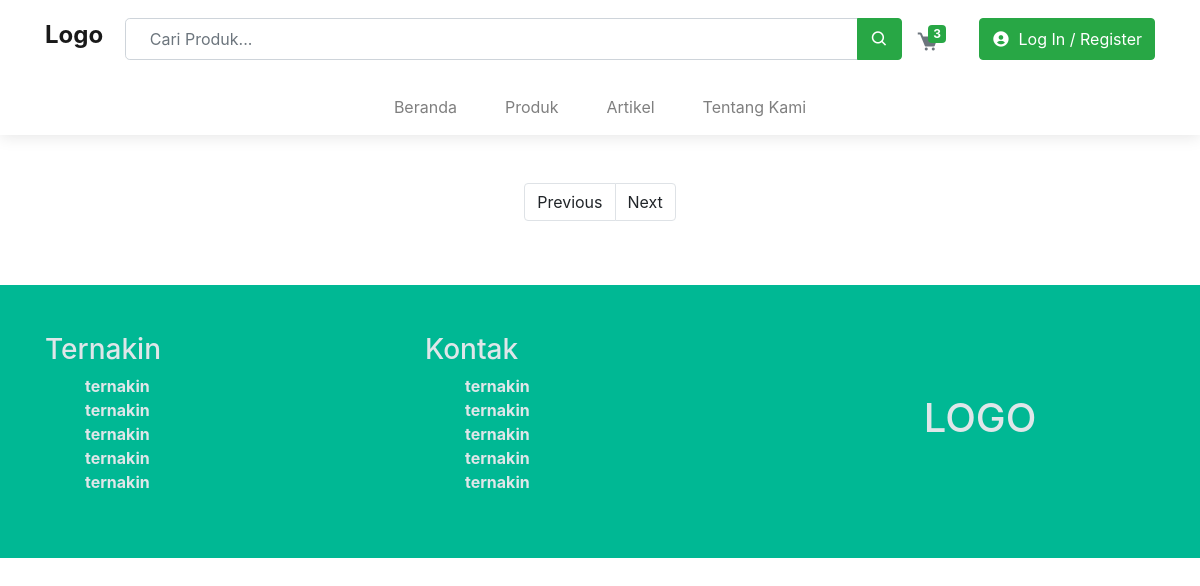
/pages/artikel/index.php, run on an earlier commit of the app's database.
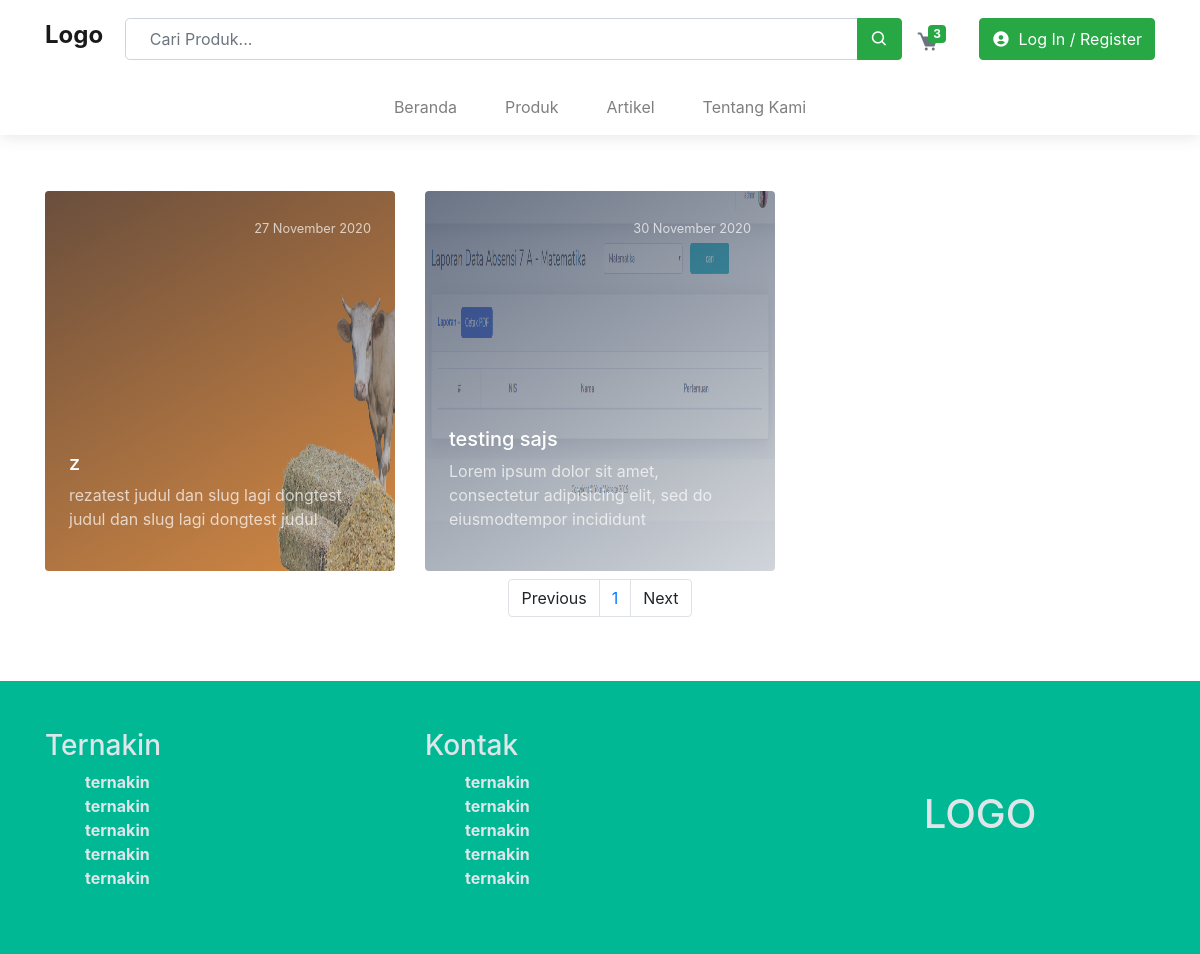
And on a later commit of the database.
### tables this page shows
CREATE TABLE `tb_artikel` (
  `id_artikel` int(11) NOT NULL,
  `judul` varchar(50) NOT NULL,
  `isi` text NOT NULL,
  `foto` text NOT NULL,
  `slug` text NOT NULL,
  `id_users` int(3) NOT NULL,
  `id_kategori` varchar(10) NOT NULL,
  `created_at` timestamp NOT NULL DEFAULT current_timestamp() ON UPDATE current_timestamp()
);

### pages/artikel/index.php (the view, shortened to what this page needs)
<?php
  include"../../config/database.php";
  include"../../templates/header.php";
  $halaman = isset($_GET['halaman'])?(int)$_GET['halaman'] : 1;
  $halaman_awal = ($halaman>1) ? ($halaman * 6) - 6 : 0;
  $previous = $halaman - 1;
  $next = $halaman + 1;
  $sqlArtikel = mysqli_query($con,"SELECT * FROM tb_artikel LIMIT $halaman_awal, 6");
  $jmlArtikel = mysqli_query($con,"SELECT * FROM tb_artikel");
  $jml = mysqli_num_rows($jmlArtikel);
  $total_halaman = ceil($jml/6);
?>
  </head>
  <body>
    <?php
      include"../../partials/navbar.php";
    ?>
    <div class="container my-5">
      <div class="row">
        <?php
          while ($dataArtikel = mysqli_fetch_array($sqlArtikel)) {
            ?>
              <div class="col-12 col-lg-4 overflow-hidden my-2">
                <a href="<?=$_ENV['base_url']?>a/<?=$dataArtikel['slug']?>">
                  <div class="overflow-hidden rounded height-380 gradient-overlay-half-dark position-relative transition-3d-hover mx-auto" style="width: 350px;">
                      <img src="<?=$_ENV['base_url']?>assets/image/artikel/<?=$dataArtikel['foto']?>" class="w-100 h-100 object-fit-cover">
                      <div class="position-absolute p-4 h-100 w-100 card-content">
                          <div class="position-relative h-100 w-100">
                            <header class="mb-3 text-right">
                                <small class="text-white-70"><?= strftime('%d %B %Y', strtotime($dataArtikel['created_at'])) ?></small>
                            </header>
                              <div class="position-absolute" style="bottom:0">
                                  <h2 class="h5 text-white"><?=$dataArtikel['judul']?></h2>
                                  <p class="text-white-70"><?= implode(' ', array_slice(explode(' ', strip_tags(preg_replace("/&#?[a-z0-9]+;/i", "", $dataArtikel['isi']))), 0, 12)) ?></p>
                              </div>
                          </div>
                      </div>
                  </div>
                </a>
              </div>
            <?php
          }
         ?>
         <div class="col-12">
            <nav>
              <ul class="pagination justify-content-center">
                <li class="page-item">
                  <a class="page-link" <?php if($halaman > 1){ echo "href='?halaman=$previous'"; } ?>>Previous</a>
                </li>
                <?php
                for($x=1;$x<=$total_halaman;$x++){
                  ?>
                  <li class="page-item"><a class="page-link" href="?halaman=<?php echo $x ?>"><?php echo $x; ?></a></li>
                  <?php
                }
                ?>
                <li class="page-item">
                  <a  class="page-link" <?php if($halaman < $total_halaman) { echo "href='?halaman=$next'"; } ?>>Next</a>
                </li>
              </ul>
            </nav>
         </div>
      </div>
    </div>
    <?php include"../../partials/footer.php"; ?>
  </body>
    <?php include"../../templates/footer.php"; ?>
</html>

### templates/header.php (shortened to what this page needs)
<!doctype html>
<html lang="en">
  <head>
    <link rel="stylesheet" href="https://stackpath.bootstrapcdn.com/bootstrap/4.1.3/css/bootstrap.min.css">
    <link rel="stylesheet" href="https://cdn.jsdelivr.net/npm/boxicons@2.0.2/css/boxicons.min.css">
    <link href="<?=$_ENV['base_url']?>cms-dashboard/assets/vendor/fontawesome-free/css/all.min.css" rel="stylesheet" type="text/css">
    <link href="<?=$_ENV['base_url']?>assets/css/navbar.css" rel="stylesheet" type="text/css">
    <link href="<?=$_ENV['base_url']?>assets/css/style.css" rel="stylesheet" type="text/css">

### partials/navbar.php (shortened to what this page needs)
<?php
  $segments = explode('/', trim(parse_url($_SERVER['REQUEST_URI'],PHP_URL_PATH),'/'));
  $numSegments = count($segments);
  $current = $segments[$numSegments-1];
  $current2 = $segments[$numSegments-2];
 ?>
<nav class="navbar navbar-expand-md navbar-light bg-light main-menu" style="box-shadow:none">
  <div class="container">
    <a class="navbar-brand" href="#">
      <h4 class="font-weight-bold">Logo</h4>
    </a>
    <div class="collapse navbar-collapse">
      <form class="form-inline my-2 my-lg-0 mx-auto w-75">
        <div class="input-group w-100">
          <input class="form-control" type="search" placeholder="Cari Produk..." aria-label="Search">
          <div class="input-group-append">
            <button class="btn btn-success"><i class="bx bx-search"></i></button>
          </div>
        </div>
      </form>
      <ul class="navbar-nav ml-auto">
        <li class="nav-item">
          <a class="btn text-secondary position-relative cart-relative" href="#"><i class="bx bxs-cart icon-single"></i> <span class="badge badge-success position-absolute" id="count-cart">3</span></a>
        </li>
        <li class="nav-item ml-md-3">
          <a class="btn btn-success" href="<?=$_ENV['base_url']?>login"><i class="bx bxs-user-circle mr-1"></i> Log In / Register</a>
        </li>
      </ul>
    </div>
  </div>
</nav>
<nav class="navbar navbar-expand-md navbar-light bg-light sub-menu">
  <div class="container">
    <div class="collapse navbar-collapse" id="navbar">
      <ul class="navbar-nav mx-auto">
        <li class="nav-item <?=($current=="ternakin")?'active':'';?>">
          <a class="nav-link" href="<?=$_ENV['base_url']?>">Beranda</a>
        </li>
        <li class="nav-item">
          <a class="nav-link" href="#">Produk</a>
        </li>
        <li class="nav-item <?=($current=="artikel" || $current2=="a")?'active':'';?>">
          <a class="nav-link" href="<?=$_ENV['base_url']?>artikel">Artikel</a>
        </li>
        <li class="nav-item">
          <a class="nav-link" href="#">Tentang Kami</a>
        </li>
      </ul>
    </div>
  </div>
</nav>

### partials/footer.php
<footer class="py-5" style="background: rgba(0, 184, 148,1.0);">
  <div class="container">
    <div class="row d-flex align-items-center">
      <div class="col-lg-4" style="color: #dfe6e9">
        <h3>Ternakin</h3>
        <ul class="font-weight-bold">
          <li>ternakin</li>
          <li>ternakin</li>
          <li>ternakin</li>
          <li>ternakin</li>
          <li>ternakin</li>
        </ul>
      </div>
      <div class="col-lg-4" style="color: #dfe6e9">
        <h3>Kontak</h3>
        <ul class="font-weight-bold">
          <li>ternakin</li>
          <li>ternakin</li>
          <li>ternakin</li>
          <li>ternakin</li>
          <li>ternakin</li>
        </ul>
      </div>
      <div class="col-lg-4">
        <h1 class="text-center" style="color: #dfe6e9">LOGO</h1>
      </div>
    </div>
  </div>
</footer>

### assets/css/navbar.css (style rules this page uses)
#count-cart { right:6px; top: 3px; }
.cart-relative { top: 3px; right:10px; }
.btn .bx { vertical-align: inherit; margin-top: -3px; font-size: 1.15rem; }
.form-control { height: calc(2.5rem + 2px); padding: 0.5rem 1.5rem; font-size: 1rem; line-height: 1.5; border-radius: 0.3rem; }
.btn { font-size: 1rem; padding: 0.5rem 0.75rem; font-size: 1rem; line-height: 1.5; border-radius: 0.25rem; }
.bx.icon-single { font-size: 1.5rem; }
.form-inline .form-control { border-top-right-radius: 0; border-bottom-right-radius: 0; }
.form-inline .btn { border-top-left-radius: 0; border-bottom-left-radius: 0; }
@media (min-width: 768px) { .form-inline .form-control { width: 210px; } }
@media (min-width: 992px) { .form-inline .form-control { width: 440px; } }
@media (min-width: 1200px) { .form-inline .form-control { width: 600px; } }
.navbar { padding: 1rem; }
.main-menu { position: relative; z-index: 3; }
.sub-menu { position: relative; z-index: 2; padding: 0 1rem; }
@media (min-width: 768px) { .sub-menu { padding: 0 1rem; } }
@media (min-width: 768px) { .sub-menu.navbar-expand-md .navbar-nav .nav-link { padding: 1rem 1.5rem; } }
.navbar.bg-light { background: #fff !important; box-shadow: 0px 2px 15px 0px rgba(0, 0, 0, 0.1); }

### assets/css/style.css (style rules this page uses)
ul { list-style-type: none; }

### pages/artikel/index.php (style rules this page uses)
.card-content { top:0; bottom:0; left:0; right:0; }
.transition-3d-hover { transition: all 0.2s ease-in-out; }
.gradient-overlay-half-dark::before { background-image: linear-gradient( 150deg, rgba(34, 48, 73, 0.675) 0%, rgba(119, 131, 143, 0.3) 100% ); background-repeat: repeat-x; position: absolute; top: 0; left: 0; bottom: 0; right: 0; width: 100%; height: 100%; content: ""; }
.text-white-70 { color: rgba(255, 255, 255, 0.7) !important; }
.overflow-hidden { overflow: hidden; }
.height-380 { height: 23.75rem; }

What changed in the data, as far as the page shows it:
added tb_artikel: foto (picture), created_at "27 November 2020", judul "z", isi "rezatest judul dan slug lagi dongtest judul dan slug lagi dongtest judul"
added tb_artikel: foto (picture), created_at "30 November 2020", judul "testing sajs", isi "Lorem ipsum dolor sit amet, consectetur adipisicing elit, sed do eiusmodtempor incididunt"
Also different on the page:
new list line: "1"
